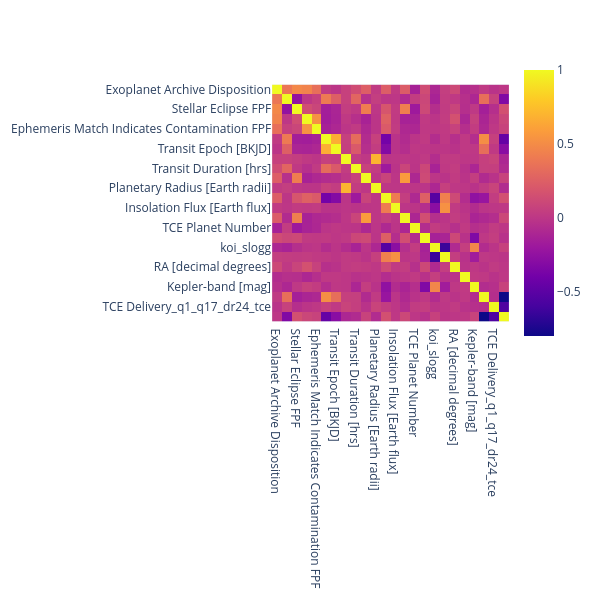

Notebook code cell kept with this figure:
### Code cell
fig_corrMatrix = px.imshow(keplerCorrMatrix, width=600, height=600)
fig_corrMatrix.update_yaxes(automargin=True)
fig_corrMatrix.show()

### Figure 1 — Plotly figure (JSON) as saved in the notebook; plotly's stock layout.template omitted (floating-point values rounded to 4 significant figures; data arrays with more than 128 entries replaced by an {"elided": "..."} marker saying what was removed)
{"data": [{"coloraxis": "coloraxis", "hovertemplate": "x: %{x}<br>y: %{y}<br>color: %{z}<extra></extra>", "type": "heatmap", "x": ["Exoplanet Archive Disposition", "Not Transit-Like FPF", "Stellar Eclipse FPF", "Centroid Offset FPF", "Ephemeris Match Indicates Contamination FPF", "Orbital Period [days]", "Transit Epoch [BKJD]", "Impact Parameter", "Transit Duration [hrs]", "Transit Depth [ppm]", "Planetary Radius [Earth radii]", "Equilibrium Temperature [K]", "Insolation Flux [Earth flux]", "Transit Signal-to-Noise", "TCE Planet Number", "koi_steff", "koi_slogg", "koi_srad", "RA [decimal degrees]", "Dec [decimal degrees]", "Kepler-band [mag]", "TCE Delivery_q1_q16_tce", "TCE Delivery_q1_q17_dr24_tce", "TCE Delivery_q1_q17_dr25_tce"], "y": ["Exoplanet Archive Disposition", "Not Transit-Like FPF", "Stellar Eclipse FPF", "Centroid Offset FPF", "Ephemeris Match Indicates Contamination FPF", "Orbital Period [days]", "Transit Epoch [BKJD]", "Impact Parameter", "Transit Duration [hrs]", "Transit Depth [ppm]", "Planetary Radius [Earth radii]", "Equilibrium Temperature [K]", "Insolation Flux [Earth flux]", "Transit Signal-to-Noise", "TCE Planet Number", "koi_steff", "koi_slogg", "koi_srad", "RA [decimal degrees]", "Dec [decimal degrees]", "Kepler-band [mag]", "TCE Delivery_q1_q16_tce", "TCE Delivery_q1_q17_dr24_tce", "TCE Delivery_q1_q17_dr25_tce"], "z": {"elided": "24x24 float values"}}], "layout": {"coloraxis": {"colorscale": [[0, "#0d0887"], [0.1111, "#46039f"], [0.2222, "#7201a8"], [0.3333, "#9c179e"], [0.4444, "#bd3786"], [0.5556, "#d8576b"], [0.6667, "#ed7953"], [0.7778, "#fb9f3a"], [0.8889, "#fdca26"], [1, "#f0f921"]]}, "height": 600, "margin": {"t": 60}, "width": 600, "xaxis": {"constrain": "domain", "scaleanchor": "y"}, "yaxis": {"automargin": true, "autorange": "reversed", "constrain": "domain"}}}
